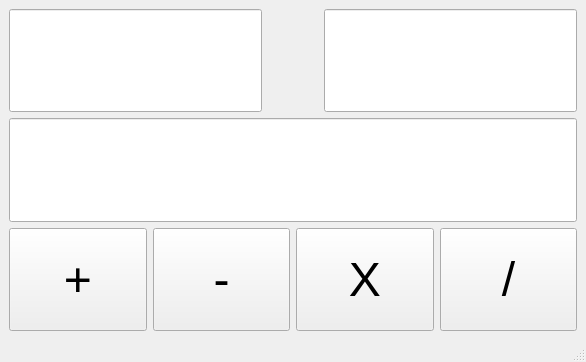
<?xml version="1.0" encoding="UTF-8"?>
<ui version="4.0">
 <class>MainWindow</class>
 <widget class="QMainWindow" name="MainWindow">
  <property name="geometry">
   <rect>
    <x>0</x>
    <y>0</y>
    <width>586</width>
    <height>362</height>
   </rect>
  </property>
  <property name="windowTitle">
   <string>myCalc</string>
  </property>
  <widget class="QWidget" name="centralwidget">
   <property name="font">
    <font>
     <pointsize>48</pointsize>
     <weight>75</weight>
     <bold>true</bold>
    </font>
   </property>
   <layout class="QGridLayout" name="gridLayout_2">
    <item row="0" column="0">
     <layout class="QGridLayout" name="gridLayout">
      <item row="0" column="1">
       <widget class="QLabel" name="label">
        <property name="sizePolicy">
         <sizepolicy hsizetype="Preferred" vsizetype="Expanding">
          <horstretch>0</horstretch>
          <verstretch>0</verstretch>
         </sizepolicy>
        </property>
        <property name="minimumSize">
         <size>
          <width>50</width>
          <height>50</height>
         </size>
        </property>
        <property name="font">
         <font>
          <pointsize>36</pointsize>
          <weight>50</weight>
          <bold>false</bold>
         </font>
        </property>
        <property name="text">
         <string/>
        </property>
       </widget>
      </item>
      <item row="0" column="2">
       <widget class="QLineEdit" name="line2">
        <property name="sizePolicy">
         <sizepolicy hsizetype="Expanding" vsizetype="Expanding">
          <horstretch>0</horstretch>
          <verstretch>0</verstretch>
         </sizepolicy>
        </property>
        <property name="minimumSize">
         <size>
          <width>0</width>
          <height>50</height>
         </size>
        </property>
        <property name="font">
         <font>
          <pointsize>36</pointsize>
          <weight>50</weight>
          <bold>false</bold>
         </font>
        </property>
       </widget>
      </item>
      <item row="1" column="0" colspan="3">
       <widget class="QLineEdit" name="lineResult">
        <property name="enabled">
         <bool>true</bool>
        </property>
        <property name="sizePolicy">
         <sizepolicy hsizetype="Expanding" vsizetype="Expanding">
          <horstretch>0</horstretch>
          <verstretch>0</verstretch>
         </sizepolicy>
        </property>
        <property name="minimumSize">
         <size>
          <width>0</width>
          <height>50</height>
         </size>
        </property>
        <property name="font">
         <font>
          <pointsize>36</pointsize>
          <weight>50</weight>
          <bold>false</bold>
         </font>
        </property>
        <property name="readOnly">
         <bool>true</bool>
        </property>
       </widget>
      </item>
      <item row="2" column="0" colspan="3">
       <layout class="QHBoxLayout" name="horizontalLayout">
        <item>
         <widget class="QPushButton" name="addButton">
          <property name="sizePolicy">
           <sizepolicy hsizetype="Minimum" vsizetype="Expanding">
            <horstretch>0</horstretch>
            <verstretch>0</verstretch>
           </sizepolicy>
          </property>
          <property name="minimumSize">
           <size>
            <width>0</width>
            <height>50</height>
           </size>
          </property>
          <property name="font">
           <font>
            <pointsize>36</pointsize>
            <weight>50</weight>
            <bold>false</bold>
           </font>
          </property>
          <property name="text">
           <string>+</string>
          </property>
         </widget>
        </item>
        <item>
         <widget class="QPushButton" name="subButton">
          <property name="sizePolicy">
           <sizepolicy hsizetype="Minimum" vsizetype="Expanding">
            <horstretch>0</horstretch>
            <verstretch>0</verstretch>
           </sizepolicy>
          </property>
          <property name="minimumSize">
           <size>
            <width>0</width>
            <height>50</height>
           </size>
          </property>
          <property name="font">
           <font>
            <pointsize>36</pointsize>
            <weight>50</weight>
            <bold>false</bold>
           </font>
          </property>
          <property name="text">
           <string>-</string>
          </property>
         </widget>
        </item>
        <item>
         <widget class="QPushButton" name="multButton">
          <property name="sizePolicy">
           <sizepolicy hsizetype="Minimum" vsizetype="Expanding">
            <horstretch>0</horstretch>
            <verstretch>0</verstretch>
           </sizepolicy>
          </property>
          <property name="minimumSize">
           <size>
            <width>0</width>
            <height>50</height>
           </size>
          </property>
          <property name="font">
           <font>
            <pointsize>36</pointsize>
            <weight>50</weight>
            <bold>false</bold>
           </font>
          </property>
          <property name="text">
           <string>X</string>
          </property>
         </widget>
        </item>
        <item>
         <widget class="QPushButton" name="divButton">
          <property name="sizePolicy">
           <sizepolicy hsizetype="Minimum" vsizetype="Expanding">
            <horstretch>0</horstretch>
            <verstretch>0</verstretch>
           </sizepolicy>
          </property>
          <property name="minimumSize">
           <size>
            <width>0</width>
            <height>50</height>
           </size>
          </property>
          <property name="font">
           <font>
            <pointsize>36</pointsize>
            <weight>50</weight>
            <bold>false</bold>
           </font>
          </property>
          <property name="text">
           <string>/</string>
          </property>
         </widget>
        </item>
       </layout>
      </item>
      <item row="0" column="0">
       <widget class="QLineEdit" name="line1">
        <property name="sizePolicy">
         <sizepolicy hsizetype="Expanding" vsizetype="Expanding">
          <horstretch>0</horstretch>
          <verstretch>0</verstretch>
         </sizepolicy>
        </property>
        <property name="minimumSize">
         <size>
          <width>0</width>
          <height>50</height>
         </size>
        </property>
        <property name="font">
         <font>
          <pointsize>36</pointsize>
          <weight>50</weight>
          <bold>false</bold>
         </font>
        </property>
       </widget>
      </item>
     </layout>
    </item>
   </layout>
  </widget>
  <widget class="QMenuBar" name="menubar">
   <property name="geometry">
    <rect>
     <x>0</x>
     <y>0</y>
     <width>586</width>
     <height>21</height>
    </rect>
   </property>
  </widget>
  <widget class="QStatusBar" name="statusbar"/>
 </widget>
 <resources/>
 <connections>
  <connection>
   <sender>subButton</sender>
   <signal>clicked()</signal>
   <receiver>MainWindow</receiver>
   <slot>subBut()</slot>
   <hints>
    <hint type="sourcelabel">
     <x>263</x>
     <y>294</y>
    </hint>
    <hint type="destinationlabel">
     <x>205</x>
     <y>338</y>
    </hint>
   </hints>
  </connection>
  <connection>
   <sender>multButton</sender>
   <signal>clicked()</signal>
   <receiver>MainWindow</receiver>
   <slot>multBut()</slot>
   <hints>
    <hint type="sourcelabel">
     <x>335</x>
     <y>286</y>
    </hint>
    <hint type="destinationlabel">
     <x>347</x>
     <y>334</y>
    </hint>
   </hints>
  </connection>
  <connection>
   <sender>divButton</sender>
   <signal>clicked()</signal>
   <receiver>MainWindow</receiver>
   <slot>divBut()</slot>
   <hints>
    <hint type="sourcelabel">
     <x>472</x>
     <y>293</y>
    </hint>
    <hint type="destinationlabel">
     <x>473</x>
     <y>336</y>
    </hint>
   </hints>
  </connection>
  <connection>
   <sender>addButton</sender>
   <signal>clicked()</signal>
   <receiver>MainWindow</receiver>
   <slot>addBut()</slot>
   <hints>
    <hint type="sourcelabel">
     <x>89</x>
     <y>321</y>
    </hint>
    <hint type="destinationlabel">
     <x>40</x>
     <y>331</y>
    </hint>
   </hints>
  </connection>
 </connections>
 <slots>
  <slot>addBut()</slot>
  <slot>divBut()</slot>
  <slot>multBut()</slot>
  <slot>subBut()</slot>
  <slot>line1()</slot>
  <slot>line2()</slot>
  <slot>lineRes()</slot>
  <slot>lab()</slot>
 </slots>
</ui>
